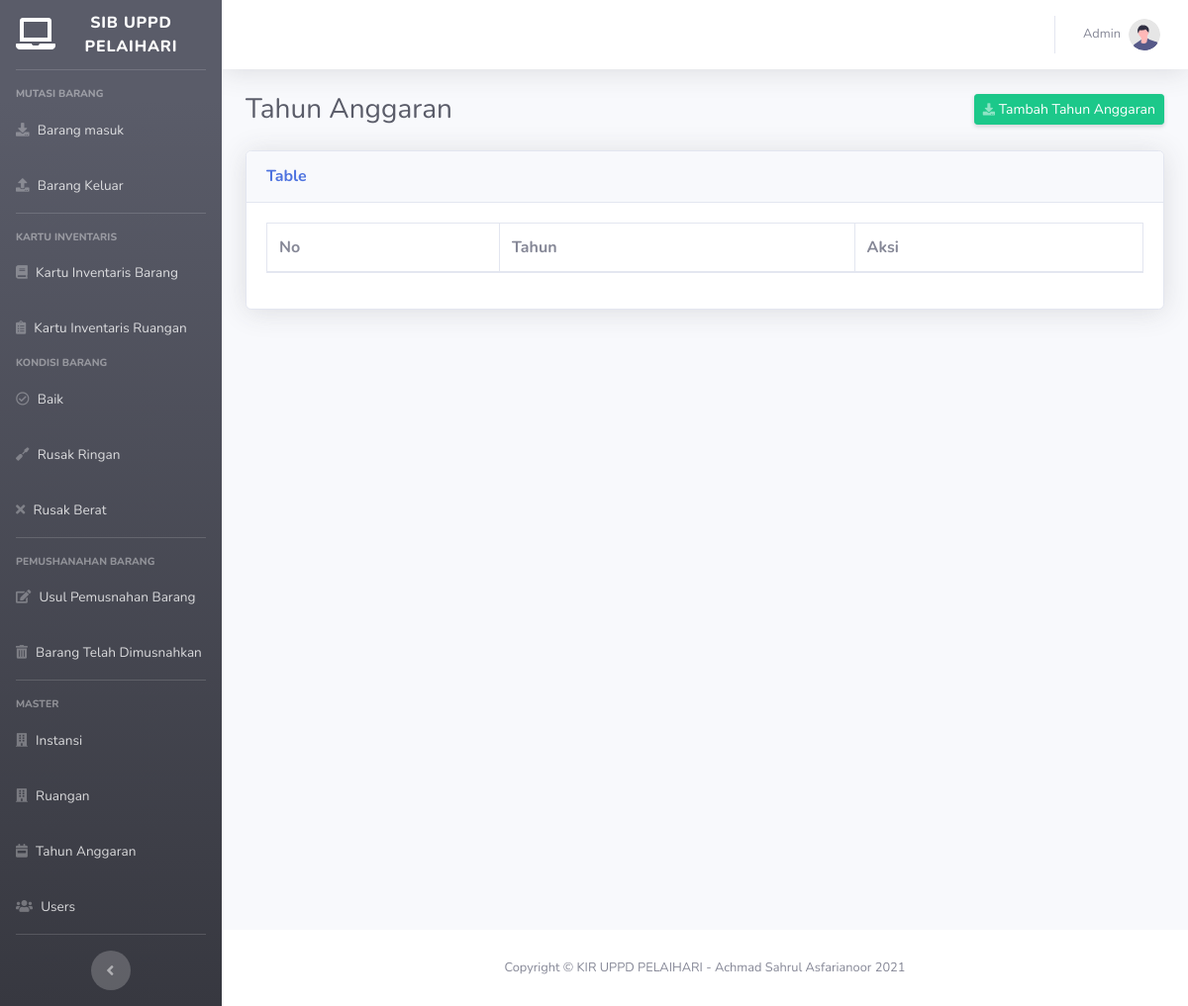
The app's page /index.php/tahunanggaran, older data.
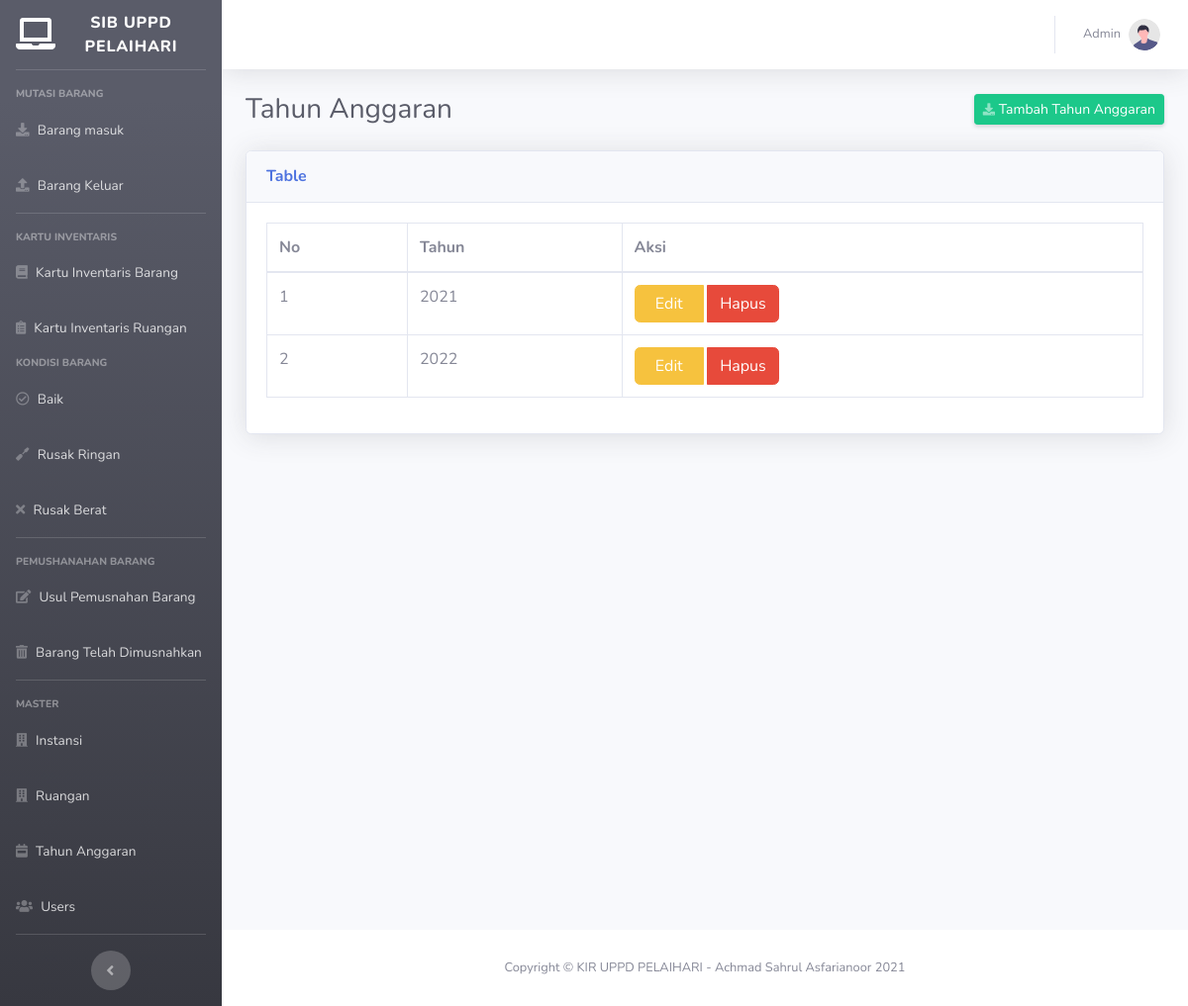
The same page, newer data.
### tables this page shows
CREATE TABLE `tb_tahunanggaran` (
  `id_tahun` int(2) NOT NULL,
  `nama_tahun` int(4) DEFAULT NULL
);

### application/controllers/Controller.php (called while the page is built, shortened)
<?php
	class Controller extends CI_Controller
	{
		protected function template($view, $data)
		{
			$this->load->view('template/sidebar');
			$this->load->view('template/header');
			$this->load->view($view, $data);
			$this->load->view('template/footer');
		}
	}

### application/controllers/Tahunanggaran.php (called while the page is built, shortened)
<?php
	include_once(APPPATH.'controllers/Controller.php');
	class Tahunanggaran extends Controller
	{
		public function index()
		{
			$data['tahunanggaran']=$this->tahunanggaran_model->get_data();
			$this->template('tahunanggaran/view_data', $data);
		}
	}

### index.php (called while the page is built, shortened)
<?php
require_once BASEPATH.'core/CodeIgniter.php';

### application/models/Tahunanggaran_model.php (called while the page is built, shortened)
<?php
	class Tahunanggaran_model extends CI_Model{
		public function get_data(){
			return $this->db->get("tb_tahunanggaran")->result();
		}
	}

### application/views/tahunanggaran/view_data.php (the view)
               <div class="container-fluid">
                   <div class="d-sm-flex align-items-center justify-content-between mb-4">
                        <h1 class="h3 mb-0 text-gray-800">Tahun Anggaran</h1>
                        <a href="<?php echo base_url('tahunanggaran/tambah');?>" class="d-none d-sm-inline-block btn btn-sm btn-success shadow-sm"><i
                                class="fas fa-download fa-sm text-white-50"></i> Tambah Tahun Anggaran</a>
                    </div>
 <div class="card shadow mb-4">
     <div class="card-header py-3">
         <h6 class="m-0 font-weight-bold text-primary">Table</h6>
     </div>
     <div class="card-body">
         <div class="table-responsive">
             <table class="table table-bordered" id="dataTable" width="100%" cellspacing="0">
                 <thead>
                     <tr>
                         <th>No</th>
                         <th>Tahun</th>
                         <th>Aksi</th>
                     </tr>
                 </thead>
                 <tbody>
                 <?php
					$no = 1;
					foreach($tahunanggaran as $row){
					echo "<tr>
                        <td>$no</td>
                        <td>$row->nama_tahun</td>
                        <td><div class='btn-group'>
                        <a href=".base_url('tahunanggaran/ubah/'.$row->id_tahun)." class='btn btn-warning'>&nbsp; Edit &nbsp;</a> &nbsp;
                        <a href=".base_url('tahunanggaran/hapus/'.$row->id_tahun)."
						class='btn btn-danger' onclick='return confirm(\"Ingin menghapus data ini?\");'>Hapus</a>
                        </td>
                        </tr>";
                            $no++;
						}
						 ?>
                 </tbody>
             </table>
         </div>
     </div>
 </div>
</div>
</div>

Row changes from the older to the newer data that the page shows:
added tb_tahunanggaran: nama_tahun "2021"
added tb_tahunanggaran: nama_tahun "2022"
